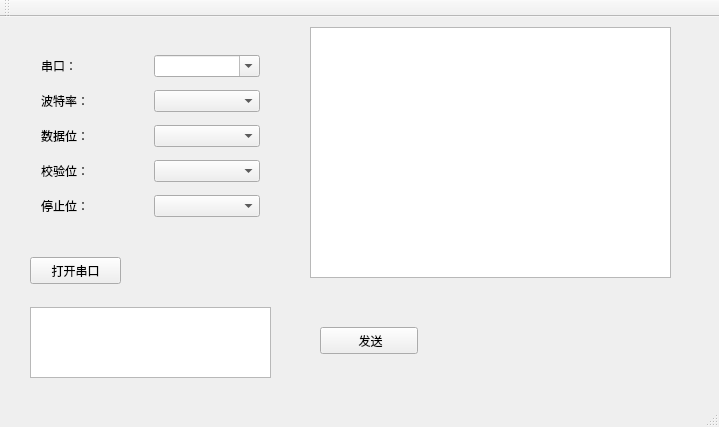
<?xml version="1.0" encoding="UTF-8"?>
<ui version="4.0">
 <class>MainWindow</class>
 <widget class="QMainWindow" name="MainWindow">
  <property name="geometry">
   <rect>
    <x>0</x>
    <y>0</y>
    <width>719</width>
    <height>427</height>
   </rect>
  </property>
  <property name="windowTitle">
   <string>MainWindow</string>
  </property>
  <widget class="QWidget" name="centralWidget">
   <widget class="QPlainTextEdit" name="RxDisplay">
    <property name="geometry">
     <rect>
      <x>310</x>
      <y>10</y>
      <width>361</width>
      <height>251</height>
     </rect>
    </property>
   </widget>
   <widget class="QPushButton" name="sendBtn">
    <property name="geometry">
     <rect>
      <x>320</x>
      <y>310</y>
      <width>98</width>
      <height>27</height>
     </rect>
    </property>
    <property name="text">
     <string> 发送</string>
    </property>
   </widget>
   <widget class="QTextEdit" name="sendEdit">
    <property name="geometry">
     <rect>
      <x>30</x>
      <y>290</y>
      <width>241</width>
      <height>71</height>
     </rect>
    </property>
   </widget>
   <widget class="QPushButton" name="openPort">
    <property name="geometry">
     <rect>
      <x>30</x>
      <y>240</y>
      <width>91</width>
      <height>27</height>
     </rect>
    </property>
    <property name="text">
     <string>打开串口</string>
    </property>
   </widget>
   <widget class="QWidget" name="layoutWidget">
    <property name="geometry">
     <rect>
      <x>30</x>
      <y>20</y>
      <width>241</width>
      <height>201</height>
     </rect>
    </property>
    <layout class="QGridLayout" name="gridLayout">
     <item row="0" column="0">
      <widget class="QLabel" name="label">
       <property name="text">
        <string>串口：</string>
       </property>
      </widget>
     </item>
     <item row="0" column="1">
      <widget class="QComboBox" name="port">
       <property name="editable">
        <bool>true</bool>
       </property>
      </widget>
     </item>
     <item row="1" column="0">
      <widget class="QLabel" name="label_2">
       <property name="text">
        <string>波特率：</string>
       </property>
      </widget>
     </item>
     <item row="1" column="1">
      <widget class="QComboBox" name="baud">
       <property name="editable">
        <bool>false</bool>
       </property>
      </widget>
     </item>
     <item row="2" column="0">
      <widget class="QLabel" name="label_3">
       <property name="text">
        <string>数据位：</string>
       </property>
      </widget>
     </item>
     <item row="2" column="1">
      <widget class="QComboBox" name="dataBits"/>
     </item>
     <item row="3" column="0">
      <widget class="QLabel" name="label_4">
       <property name="text">
        <string>校验位：</string>
       </property>
      </widget>
     </item>
     <item row="3" column="1">
      <widget class="QComboBox" name="verifyBit"/>
     </item>
     <item row="4" column="0">
      <widget class="QLabel" name="label_5">
       <property name="text">
        <string>停止位：</string>
       </property>
      </widget>
     </item>
     <item row="4" column="1">
      <widget class="QComboBox" name="stopBits"/>
     </item>
    </layout>
   </widget>
  </widget>
  <widget class="QMenuBar" name="menuBar">
   <property name="geometry">
    <rect>
     <x>0</x>
     <y>0</y>
     <width>719</width>
     <height>25</height>
    </rect>
   </property>
  </widget>
  <widget class="QToolBar" name="mainToolBar">
   <attribute name="toolBarArea">
    <enum>TopToolBarArea</enum>
   </attribute>
   <attribute name="toolBarBreak">
    <bool>false</bool>
   </attribute>
  </widget>
  <widget class="QStatusBar" name="statusBar"/>
 </widget>
 <layoutdefault spacing="6" margin="11"/>
 <resources/>
 <connections/>
</ui>
